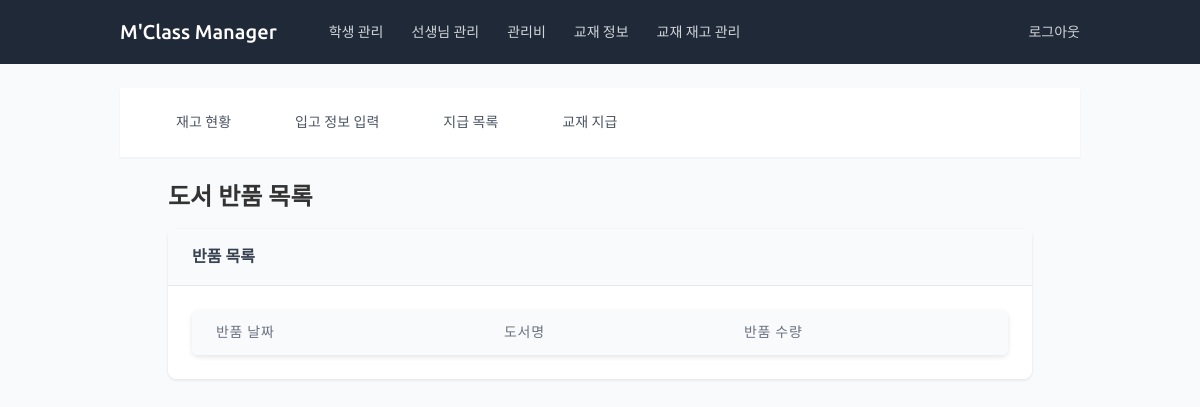
Before: /bookstore/returns/ (signed in) with the older database file.
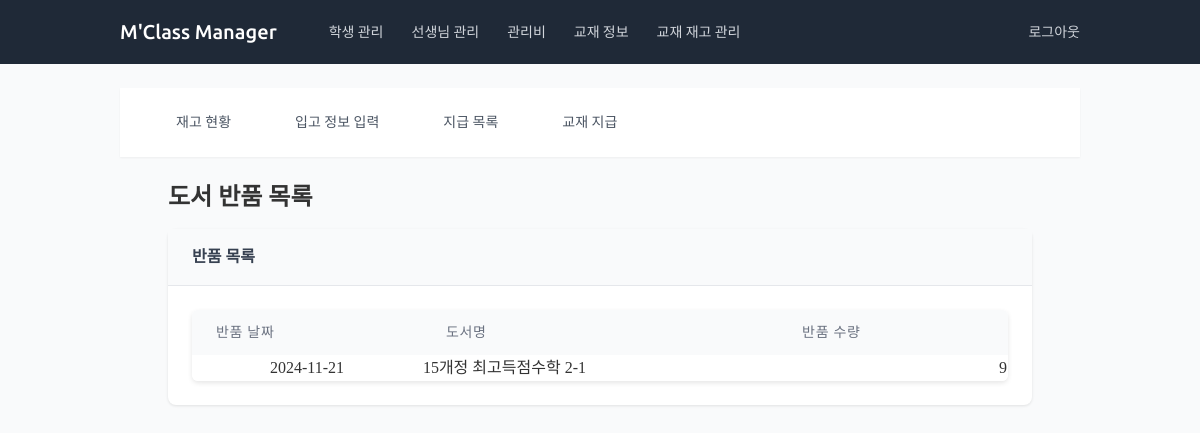
After: the same page with the newer database file.
### bookstore/models.py (models this page shows, shortened)
class BookReturn(models.Model):
    book_stock = models.ForeignKey(BookStock, on_delete=models.CASCADE, verbose_name='재고')
    quantity = models.PositiveIntegerField(verbose_name='반품 수량')
    return_date = models.DateField(verbose_name='반품 날짜')
    class Meta:
        verbose_name = '도서 반품'
        verbose_name_plural = '도서 반품 목록'

class BookStock(models.Model):
    book = models.ForeignKey(
        Book,
        on_delete=models.CASCADE,
        verbose_name='도서명'
    )
    quantity = models.PositiveIntegerField(
        default=0,
        validators=[MinValueValidator(0)],
        verbose_name='수량'
    )
    list_price = models.PositiveIntegerField(
        validators=[MinValueValidator(0)],
        verbose_name='정가'
    )
    unit_price = models.PositiveIntegerField(
        validators=[MinValueValidator(0)],
        verbose_name='단가'
    )
    selling_price = models.PositiveIntegerField(
        validators=[MinValueValidator(0)],
        verbose_name='판매가'
    )
    memo = models.TextField(
        blank=True,
        verbose_name='메모'
    )
    received_date = models.DateField(
        verbose_name='입고일'
    )
    class Meta:
        verbose_name = '도서 재고'
        verbose_name_plural = '도서 재고'
        ordering = ['-received_date', 'book__name']

### books/models.py (models this page shows, shortened)
class Book(models.Model):
    name = models.CharField(
        max_length=200,
        verbose_name='교재 이름'
    )
    subject = models.ForeignKey(
        Subject,
        on_delete=models.SET_NULL,
        null=True,
        blank=True,
        verbose_name='과목'
    )
    isbn = models.CharField(
        max_length=13,
        null=True,
        blank=True,
        verbose_name='ISBN'
    )
    publisher = models.ForeignKey(
        Publisher,
        on_delete=models.SET_NULL,
        null=True,
        blank=True,
        verbose_name='출판사'
    )
    difficulty_level = models.PositiveIntegerField(
        validators=[
            MinValueValidator(1),
            MaxValueValidator(10)
        ],
        null=True,
        blank=True,
        verbose_name='교재 난이도'
    )
    memo = models.TextField(
        null=True,
        blank=True,
        verbose_name='메모'
    )
    barcode = models.ImageField(
        upload_to='books/barcodes/',
        null=True,
        blank=True,
        verbose_name='바코드'
    )
    qr_code = models.ImageField(
        upload_to='books/qrcodes/',
        null=True,
        blank=True,
        verbose_name='QR 코드'
    )
    unique_code = models.CharField(
        max_length=36,
        unique=True,
        default=uuid.uuid4,
        editable=False,
        verbose_name='고유 코드'
    )
    spare1 = models.CharField(
        max_length=200,
        null=True,
        blank=True,
        verbose_name='예비1'
    )
    spare2 = models.CharField(
        max_length=200,
        null=True,
        blank=True,
        verbose_name='예비2'
    )
    spare3 = models.CharField(
        max_length=200,
        null=True,
        blank=True,
        verbose_name='예비3'
    )
    class Meta:
        verbose_name = '교재'
        verbose_name_plural = '교재 목록'

### bookstore/views.py (the view)
# urls.py: path('returns/', views.stock_return_list, name='stock_return_list'),
def stock_return_list(request):
    return_list = BookReturn.objects.all()
    return render(request, 'bookstore/stock_return_list.html', {'return_list': return_list})

### bookstore/templates/bookstore/stock_return_list.html
{% extends 'bookstore/base_bookstore.html' %}
{% block bookstore_content %}
<div class="container mx-auto px-4">
    <h1 class="text-2xl font-bold mb-4">도서 반품 목록</h1>
    <div class="content-card">
        <div class="card-header">반품 목록</div>
        <div class="card-body overflow-x-auto">
            <table class="content-table">
                <thead>
                    <tr>
                        <th class="text-center">반품 날짜</th>
                        <th class="text-center">도서명</th>
                        <th class="text-center">반품 수량</th>
                    </tr>
                </thead>
                <tbody>
                    {% for return in return_list %}
                    <tr>
                        <td class="text-center">{{ return.return_date|date:"Y-m-d" }}</td>
                        <td class="text-left">{{ return.book_stock.book.name }}</td>
                        <td class="text-right">{{ return.quantity }}</td>
                    </tr>
                    {% endfor %}
                </tbody>
            </table>
        </div>
    </div>
</div>
{% endblock %}

Changed rows visible on the page:
added BookReturn: return_date "2024-11-21", book_stock.book.name "15개정 최고득점수학 2-1", quantity "9"
